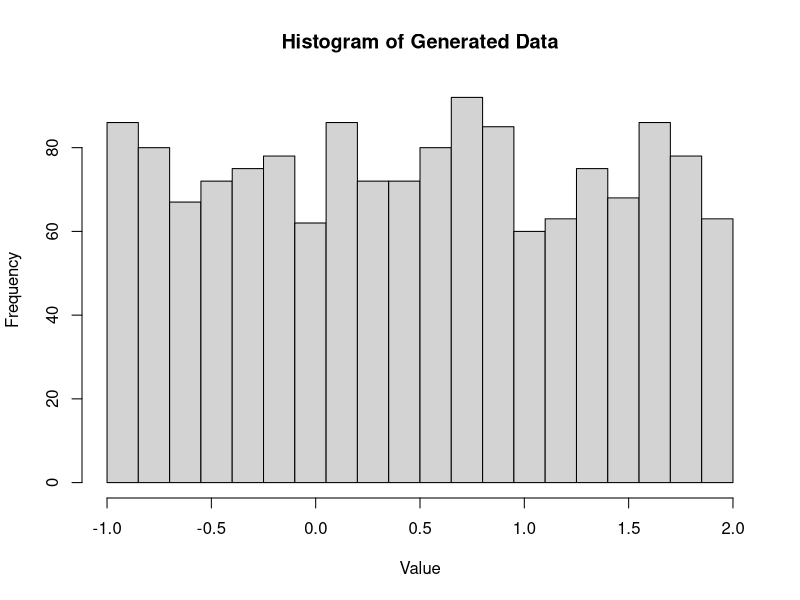
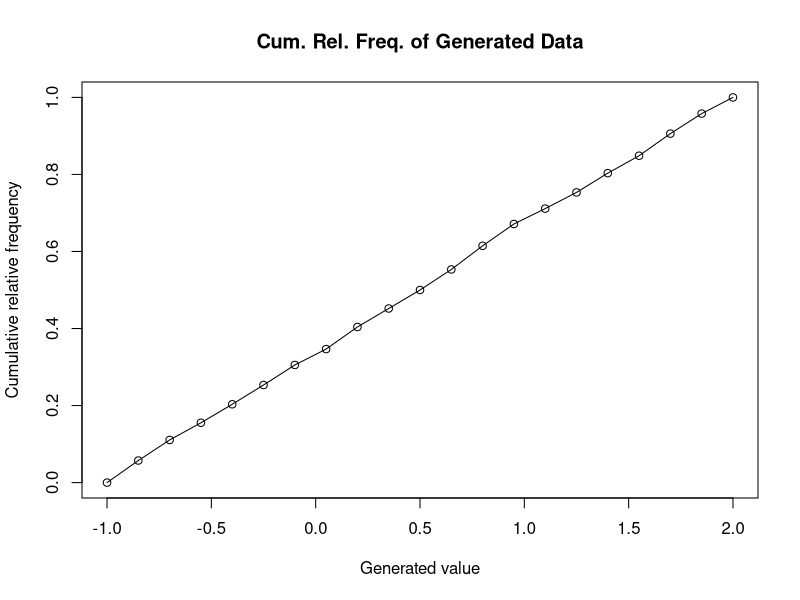

R code for these plots, in order:
#H1P4.r
# (c) Filip Wodnicki 2017
# This script solves the homework problem.
# We make a random distribution, histogram it, and get the cumulative relative frequency.
# The point is to see that random data displays a uniform distribution

# first we create a lot of random data between -1 and 2
x1 = runif(1500,-1,2)

#let's take a look
head(x1)

#we set our breaks for the histogram to be each 1/20 of the length, which is 3. So 3/20'ths long.
breaks = seq(-1, 2, by=(3/20))

#Gimme an H! - I-S-T-O-G-R-A-M. Ok, not that catch.
hist(x1,breaks,main="Histogram of Generated Data",xlab="Value")

# we make a new copy of our data
dataset = x1
#breaks = seq(-1, 2, by=(3/20)) #we already did this, yo
dataset.cut = cut(dataset, breaks, right=FALSE) #cut it up into chunks
dataset.freq = table(dataset.cut) #get the number of observations per chunk

#let's take a look
head(dataset.freq)

#now we start to make a cumulative frequency
dataset.cumfreq = cumsum(dataset.freq)
dataset.cumrelfreq = dataset.cumfreq / length(x1) #and divide by the total so it's relative and sums to one.

#let's take a look
head(dataset.cumfreq)
head(dataset.cumrelfreq)

#now we bind 'em together by column
cbind(dataset.cumfreq, dataset.cumrelfreq)

# add zero because the number of chunks is one (1) less than the number of breakpoints.
cumrelfreq0 = c(0, dataset.cumrelfreq)

#plotting time. breaks vs. cumulative relative frequency
plot(breaks, cumrelfreq0, main="Cum. Rel. Freq. of Generated Data",xlab="Generated value",ylab="Cumulative relative frequency")
#fill in the lines
lines(breaks, cumrelfreq0)
